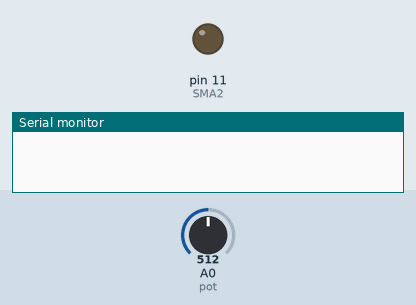
Bench run of a sketch on a simulated Arduino Uno, built with avr-gcc and run on an emulated ATmega328P. Shown: output pins drawn as LEDs (lit = HIGH), the last lines printed to the serial monitor. The inputs (shaded band) are chosen by the test bench; at power-on: A0 (pot) = 512. No radio packets arrive unless stated.

Above: at 0.2 s.
At 4.8 s:
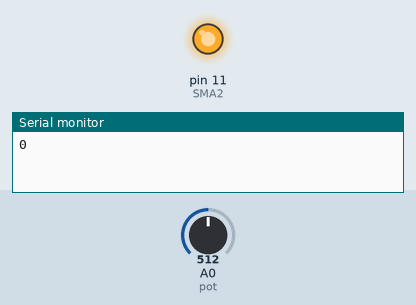
Timing chart, 0 to 7.0 s (numbered marks = the images above):
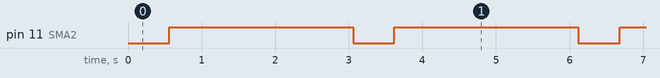

The sketch:

SMA_new.ino
```cpp
#include <VirtualWire.h>
#define size 1

int fr ; //frequanza da raggiungere (mettiamo il valore noi per adesso)
int fa; //frequenza antenna
int fM = 434 ; //frequanza massima raggiungibile in Mhz
int fm = 380 ; //frequanza minima raggiungibile in Mhz

int SMA1 = 3; //molla principale (di movimento)
int SMA2 =11; //molla di bloccaggio (per lo schema provvisorio)

int pot = A0;

byte TX_buffer[size]={0};
byte i;

void setup()
{

Serial.begin(9600); // si inizializza il monitor seriale

// virtual wire
vw_set_tx_pin(3); // pin
  vw_setup(2000); // bps

for(i=0;i<size;i++){
  TX_buffer[i]=i;
 }

pinMode(SMA1, OUTPUT); //si inizializza la porta SMA1
  pinMode(SMA2, OUTPUT); //si inizializza la porta SMA

analogWrite(SMA1, 0); //si spegne SMA1
  analogWrite(SMA2, 0); //si spegne SMA2
}

void loop()
{

int val = map(analogRead(pot),0,1024,0,255);
  TX_buffer[0] = val;
    vw_send(TX_buffer, size);
      vw_wait_tx();

delay(500);

if(fr =! fa){ move(SMA1,SMA2, fr, fa , fM , fm ); } // verifichiamo se la frequenza del segnale è uguale a quella della frequanza richiesta in caso non sia cosi facciamo il movimento

}

void move( int S1 , int S2 , int f , int fin, int fMax , int fMin ){

analogWrite(S2, 255 ) ; // si aprono i blocchi

int c = 3*(10^2); // velocità della luce in m*Mhz
  int difference; // differenza in percentuale tra fr e fa
    int LMax = (1/4)*(c/fMax) ; //lunghezza massima raggiungibile
      int LMin = (1/4)*(c/fMin) ; //lunghezza minima raggiungibile
        int La ; //lunghezza antenna

delay(1250);

do{

  if(fr>fa){
    difference = 1-((fa-fMin)/(fr-fMin)) ; //calcola la differenza
      analogWrite(S1, 255 * difference ) ; //la corrente uscente dipenderà dalla differenza tra le due frequenze (avanzamento graduale)
        La = (LMin*(LMin-LMax)*(fMax-fMin))/((LMax*(LMin^2)*(fin-fMin))+(LMin-LMax)*(fMax-fMin)) ; //si calcola la lunghezza ipotetica attuale in base alle frequenze che abbiamo
          Serial.println(La); //scrive sul monitor seriale la lunghezza in tempo reale
        }

  else if(fr<fa){
    analogWrite(S1, 0 ) ; //spegne SMA1 in modo tale che possa raffreddarsi ed accorciarsi
        La = (LMin*(LMin-LMax)*(fMax-fMin))/((LMax*(LMin^2)*(fin-fMin))+(LMin-LMax)*(fMax-fMin)) ;
          Serial.println(La);
        }

delay(1250);

 }while(fr == fa);

analogWrite(S2, 0 ) ; //blocca l'antenna
}
```

Measured:
- by itself, pin 11 (SMA2): alternates HIGH for 2.5 s and LOW for 0.56 s
